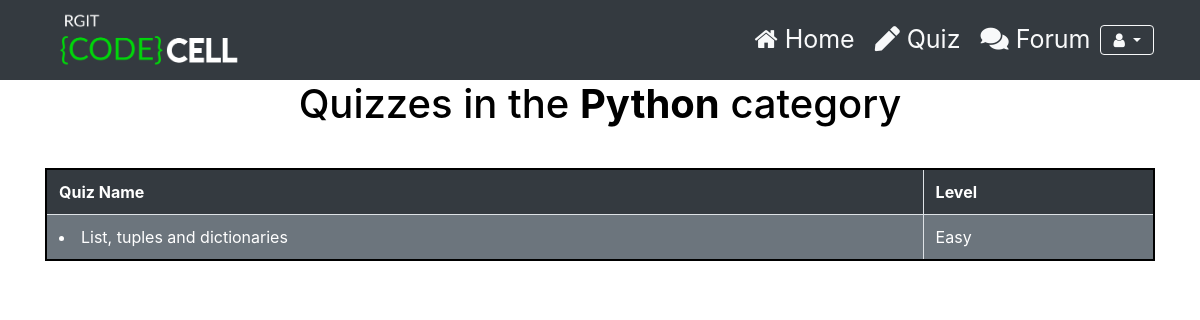
The app's page /quiz/Python/, older data.
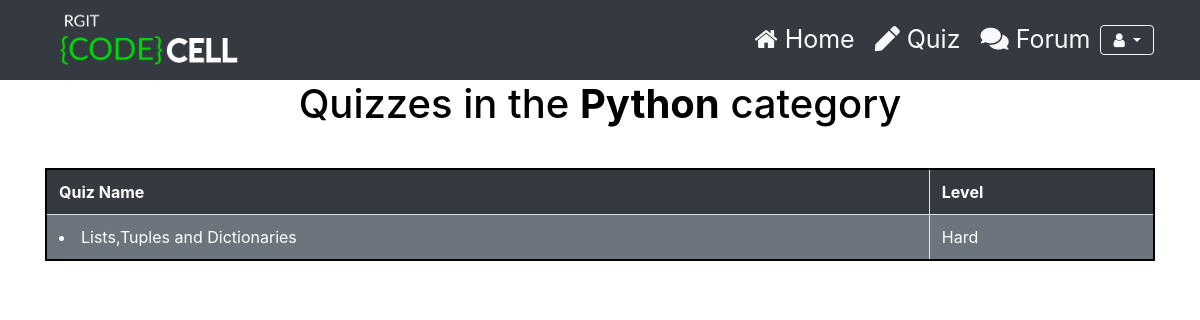
The same page, newer data.
### Quiz/models.py (models this page shows, shortened)
class Category(models.Model):
    category = models.CharField( verbose_name="Category", max_length = 250, blank = True, unique = True, null = True)
    image = models.ImageField(upload_to = 'Images/Categories/', blank = True, null = True, verbose_name = "Image")
    objects = CategoryManager()
    class Meta:
        verbose_name = "Category"
        verbose_name_plural = "Categories"

class Quiz(models.Model):
    title = models.CharField(verbose_name= "Title", max_length = 50, blank = False)
    description = models.TextField(verbose_name = "Description", blank = True, help_text = "Quiz description")
    level = models.CharField(verbose_name = "Level", help_text = "Level of difficultly", max_length = 10,default = 'Easy',choices = (('Hard','Hard'),('Intermediate','Intermediate'),('Easy','Easy')))
    url = models.SlugField(max_length = 60, blank = False, help_text = "A user friendly url", verbose_name = "User Friendly Url")
    category = models.ForeignKey(Category, null = False, blank = True, verbose_name = "Category", on_delete = models.CASCADE)
    random_order = models.BooleanField(blank = False, default = True, verbose_name = "Random Order", help_text = "Display the questions in Random Order ?")
    max_questions = models.PositiveIntegerField(blank = False, null = False, default = 1, verbose_name = "Max_questions", help_text = "Number of questions to be displayed on each attempt")
    single_attempt = models.BooleanField(blank = False, default = False, help_text = "If selected, user will be allowed only one attempt for this quiz", verbose_name = "Single Attempt")
    pass_mark = models.PositiveSmallIntegerField(blank = True, default = 0, verbose_name = "Passing Marks", help_text = "Percentage required to pass", validators = [MaxValueValidator(100)])
    success_text = models.TextField(blank = True, help_text = "Displayed if user passes.", verbose_name = "Success Text")
    fail_text = models.TextField(blank = True, help_text = "Displayed if user fails", verbose_name = "Fail Text")
    draft = models.BooleanField(blank = True, default = False, verbose_name = "Draft", help_text = "Quiz won't be available to student if this is selected, only for internal assessment this quiz will be available")
    class Meta:
        verbose_name = "Quiz"
        verbose_name_plural = "Quizzes"

### Quiz/views.py (the view)
# urls.py: re_path(r'^(?P<category_name>[\w|W-]+)/$', views.View_Quizlist_by_Category.as_view(),name = 'Quiz_category_list_matching'),
class View_Quizlist_by_Category(ListView):
    model = Quiz
    template_name = 'Quiz/Quiz_category_list_matching.html'
    context_object_name = 'quiz_list'
    def dispatch(self, request , *args, **kwargs):
        self.category = get_object_or_404(Category, category = self.kwargs['category_name'])
        return super(View_Quizlist_by_Category, self).dispatch(request, *args, **kwargs)
    def get_context_data(self, **kwargs):
        context = super(View_Quizlist_by_Category, self).get_context_data(**kwargs)
        context['category'] = self.category
        return context
    def get_queryset(self):
        queryset = super(View_Quizlist_by_Category, self).get_queryset()
        return queryset.filter(category = self.category, draft = False)

### Quiz/templates/Quiz/Quiz_category_list_matching.html (shortened to what this page needs)
{% extends 'Accounts/base.html' %}
{% block content %}
{% load static %}
  <header id="header">
    <div class="container-fluid fixed-top bg-dark" >
      <nav class="navbar navbar-expand-lg ">
        <div class="container-fluid">
          <a class="logo" href="{% url 'home' %}"><img src="{% static 'Accounts/assets/logo.png' %}" width="200px;" alt=""></a>
          <div class="collapse navbar-collapse" id="navbarContent" >
            <ul class="navbar-nav ml-auto ">
              <li class="nav-item">
                <a class="nav-link active text-light " href="{% url 'home' %}" style="font-size: 25px;padding-left: 10px;padding-right: 10px;"><span class="fa fa-home"></span> Home</a>
              </li>
              <li class="nav-item">
                <a class="nav-link text-light" href="{% url 'quiz_category_list_all' %}" data-scroll-nav="5" style="font-size: 25px;padding-left: 10px;padding-right: 10px;"><span class="fas fa-pen"></span> Quiz</a>
              </li>
              <li class="nav-item">
                <a class="nav-link text-light" href="{% url 'forum_home' %}" style="font-size: 25px;padding-left: 10px;padding-right: 10px"><span class="fas fa-comments"></span> Forum</a>
              </li>
                          <li><div class="dropdown">
                <button type="button" class="btn btn-outline-light dropdown-toggle fa fa-user" data-toggle="dropdown">
                </button>
              </div></li>
            </ul>
          </div>
        </div>
      </nav>
    </div>
  </header>
<h1 style="color: black ;margin-top: 10vh;text-align: center" > Quizzes in the <strong> {{ category.category }}</strong> category </h1>
{% if quiz_list %}
<div class="container" >
<table class="table table-bordered table-striped table-hover bg-secondary" style="border:2px solid black;margin-top: 5vh">
    <tr class="bg-dark">
        <th style="color: white">Quiz Name</th>
        <th style="color: white">Level</th>
    </tr>
    {% for quiz in quiz_list %}
    <tr>
    <td style="color: white">    <li><a style="color: white" href = "{% url 'quiz_detail' slug=quiz.url %}">{{ quiz.title }}</a></li> </td>
    <td style="color: white">{{ quiz.level }}</td>
    </tr>
    {% endfor %}
</table>
</div>
{% else %}
<p style="color: black;font-size: 20px;text-align: center;"> Sorry, there are no quizzes available here yet.</p>
{% endif %}
{% endblock %}

Row changes from the older to the newer data that the page shows:
changed Quiz: title "List, tuples and dictionaries" → "Lists,Tuples and Dictionaries"; level "Easy" → "Hard"
